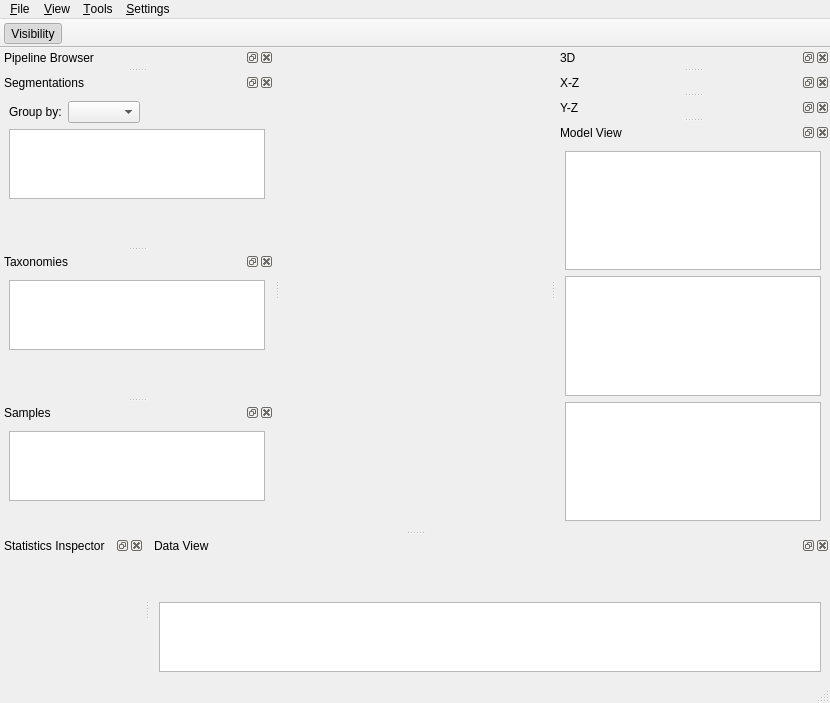
<?xml version="1.0" encoding="UTF-8"?>
<ui version="4.0">
 <class>pqClientMainWindow</class>
 <widget class="QMainWindow" name="pqClientMainWindow">
  <property name="geometry">
   <rect>
    <x>0</x>
    <y>0</y>
    <width>830</width>
    <height>700</height>
   </rect>
  </property>
  <property name="windowTitle">
   <string>MainWindow</string>
  </property>
  <property name="windowIcon">
   <iconset resource="rsc/espina.qrc">
    <normaloff>:/espina/editor.ico</normaloff>:/espina/editor.ico</iconset>
  </property>
  <property name="unifiedTitleAndToolBarOnMac">
   <bool>false</bool>
  </property>
  <widget class="QWidget" name="centralwidget">
   <layout class="QGridLayout" name="gridLayout">
    <property name="margin">
     <number>0</number>
    </property>
   </layout>
  </widget>
  <widget class="pqStatusBar" name="statusbar"/>
  <widget class="QDockWidget" name="statisticsDock">
   <property name="allowedAreas">
    <set>Qt::BottomDockWidgetArea|Qt::LeftDockWidgetArea|Qt::RightDockWidgetArea</set>
   </property>
   <property name="windowTitle">
    <string>Statistics Inspector</string>
   </property>
   <attribute name="dockWidgetArea">
    <number>8</number>
   </attribute>
   <widget class="pqDataInformationWidget" name="statisticsView"/>
  </widget>
  <widget class="QMenuBar" name="menubar">
   <property name="geometry">
    <rect>
     <x>0</x>
     <y>0</y>
     <width>830</width>
     <height>20</height>
    </rect>
   </property>
   <widget class="QMenu" name="menu_View">
    <property name="title">
     <string>&amp;View</string>
    </property>
   </widget>
   <widget class="QMenu" name="menuTools">
    <property name="tearOffEnabled">
     <bool>false</bool>
    </property>
    <property name="title">
     <string>&amp;Tools</string>
    </property>
   </widget>
   <widget class="QMenu" name="menuFile">
    <property name="title">
     <string>&amp;File</string>
    </property>
   </widget>
   <widget class="QMenu" name="menuSettings">
    <property name="title">
     <string>&amp;Settings</string>
    </property>
   </widget>
   <addaction name="menuFile"/>
   <addaction name="menu_View"/>
   <addaction name="menuTools"/>
   <addaction name="menuSettings"/>
  </widget>
  <widget class="QDockWidget" name="pipelineBrowserDock">
   <property name="enabled">
    <bool>true</bool>
   </property>
   <property name="allowedAreas">
    <set>Qt::LeftDockWidgetArea|Qt::RightDockWidgetArea</set>
   </property>
   <property name="windowTitle">
    <string>Pipeline Browser</string>
   </property>
   <attribute name="dockWidgetArea">
    <number>1</number>
   </attribute>
   <widget class="pqPipelineBrowserWidget" name="pipelineBrowser">
    <property name="contextMenuPolicy">
     <enum>Qt::ActionsContextMenu</enum>
    </property>
   </widget>
  </widget>
  <widget class="QDockWidget" name="volumeDock">
   <property name="windowTitle">
    <string>3D</string>
   </property>
   <attribute name="dockWidgetArea">
    <number>2</number>
   </attribute>
   <widget class="QWidget" name="volumeView"/>
  </widget>
  <widget class="QDockWidget" name="xzSliceDock">
   <property name="windowTitle">
    <string>X-Z</string>
   </property>
   <attribute name="dockWidgetArea">
    <number>2</number>
   </attribute>
   <widget class="QWidget" name="xzSliceView"/>
  </widget>
  <widget class="QDockWidget" name="yzSliceDock">
   <property name="windowTitle">
    <string>Y-Z</string>
   </property>
   <attribute name="dockWidgetArea">
    <number>2</number>
   </attribute>
   <widget class="QWidget" name="yzSliceView"/>
  </widget>
  <widget class="QToolBar" name="toolBar">
   <property name="windowTitle">
    <string>ESPINA Toolbar</string>
   </property>
   <property name="movable">
    <bool>false</bool>
   </property>
   <attribute name="toolBarArea">
    <enum>TopToolBarArea</enum>
   </attribute>
   <attribute name="toolBarBreak">
    <bool>false</bool>
   </attribute>
   <addaction name="toggleVisibility"/>
  </widget>
  <widget class="QDockWidget" name="segmentationEditor">
   <property name="windowTitle">
    <string>Segmentations</string>
   </property>
   <attribute name="dockWidgetArea">
    <number>1</number>
   </attribute>
   <widget class="QWidget" name="dockWidgetContents">
    <layout class="QVBoxLayout" name="verticalLayout">
     <item>
      <layout class="QHBoxLayout" name="horizontalLayout_2">
       <item>
        <widget class="QLabel" name="label">
         <property name="text">
          <string>Group by:</string>
         </property>
        </widget>
       </item>
       <item>
        <widget class="QComboBox" name="groupList"/>
       </item>
       <item>
        <spacer name="horizontalSpacer_2">
         <property name="orientation">
          <enum>Qt::Horizontal</enum>
         </property>
         <property name="sizeHint" stdset="0">
          <size>
           <width>40</width>
           <height>20</height>
          </size>
         </property>
        </spacer>
       </item>
      </layout>
     </item>
     <item>
      <widget class="QTreeView" name="segmentationView">
       <property name="acceptDrops">
        <bool>true</bool>
       </property>
       <property name="editTriggers">
        <set>QAbstractItemView::NoEditTriggers</set>
       </property>
       <property name="dragEnabled">
        <bool>true</bool>
       </property>
       <property name="dragDropMode">
        <enum>QAbstractItemView::InternalMove</enum>
       </property>
       <property name="defaultDropAction">
        <enum>Qt::MoveAction</enum>
       </property>
       <property name="selectionMode">
        <enum>QAbstractItemView::ExtendedSelection</enum>
       </property>
       <property name="animated">
        <bool>true</bool>
       </property>
       <attribute name="headerVisible">
        <bool>false</bool>
       </attribute>
      </widget>
     </item>
     <item>
      <layout class="QHBoxLayout" name="horizontalLayout">
       <item>
        <spacer name="horizontalSpacer">
         <property name="orientation">
          <enum>Qt::Horizontal</enum>
         </property>
         <property name="sizeHint" stdset="0">
          <size>
           <width>40</width>
           <height>20</height>
          </size>
         </property>
        </spacer>
       </item>
       <item>
        <widget class="QPushButton" name="segmentationInformation">
         <property name="sizePolicy">
          <sizepolicy hsizetype="Fixed" vsizetype="Fixed">
           <horstretch>0</horstretch>
           <verstretch>0</verstretch>
          </sizepolicy>
         </property>
         <property name="minimumSize">
          <size>
           <width>32</width>
           <height>32</height>
          </size>
         </property>
         <property name="maximumSize">
          <size>
           <width>32</width>
           <height>32</height>
          </size>
         </property>
         <property name="baseSize">
          <size>
           <width>32</width>
           <height>32</height>
          </size>
         </property>
         <property name="toolTip">
          <string>Show Segmentation Information</string>
         </property>
         <property name="text">
          <string/>
         </property>
         <property name="iconSize">
          <size>
           <width>22</width>
           <height>22</height>
          </size>
         </property>
         <property name="flat">
          <bool>true</bool>
         </property>
        </widget>
       </item>
       <item>
        <widget class="QPushButton" name="deleteSegmentation">
         <property name="sizePolicy">
          <sizepolicy hsizetype="Fixed" vsizetype="Fixed">
           <horstretch>0</horstretch>
           <verstretch>0</verstretch>
          </sizepolicy>
         </property>
         <property name="minimumSize">
          <size>
           <width>32</width>
           <height>32</height>
          </size>
         </property>
         <property name="maximumSize">
          <size>
           <width>32</width>
           <height>32</height>
          </size>
         </property>
         <property name="baseSize">
          <size>
           <width>32</width>
           <height>32</height>
          </size>
         </property>
         <property name="toolTip">
          <string>Delete selected segmentation</string>
         </property>
         <property name="text">
          <string/>
         </property>
         <property name="icon">
          <iconset resource="rsc/espina.qrc">
           <normaloff>:/espina/trash-full.svg</normaloff>:/espina/trash-full.svg</iconset>
         </property>
         <property name="iconSize">
          <size>
           <width>22</width>
           <height>22</height>
          </size>
         </property>
         <property name="flat">
          <bool>true</bool>
         </property>
        </widget>
       </item>
      </layout>
     </item>
    </layout>
   </widget>
  </widget>
  <widget class="QDockWidget" name="taxonomyEditor">
   <property name="windowTitle">
    <string>Taxonomies</string>
   </property>
   <attribute name="dockWidgetArea">
    <number>1</number>
   </attribute>
   <widget class="QWidget" name="dockWidgetContents_2">
    <layout class="QVBoxLayout" name="verticalLayout_2">
     <item>
      <widget class="QTreeView" name="taxonomyView">
       <property name="headerHidden">
        <bool>true</bool>
       </property>
      </widget>
     </item>
     <item>
      <layout class="QHBoxLayout" name="horizontalLayout_3">
       <item>
        <spacer name="horizontalSpacer_3">
         <property name="orientation">
          <enum>Qt::Horizontal</enum>
         </property>
         <property name="sizeHint" stdset="0">
          <size>
           <width>40</width>
           <height>20</height>
          </size>
         </property>
        </spacer>
       </item>
       <item>
        <widget class="QPushButton" name="taxonomyColorSelector">
         <property name="sizePolicy">
          <sizepolicy hsizetype="Fixed" vsizetype="Fixed">
           <horstretch>0</horstretch>
           <verstretch>0</verstretch>
          </sizepolicy>
         </property>
         <property name="minimumSize">
          <size>
           <width>32</width>
           <height>32</height>
          </size>
         </property>
         <property name="maximumSize">
          <size>
           <width>32</width>
           <height>32</height>
          </size>
         </property>
         <property name="baseSize">
          <size>
           <width>32</width>
           <height>32</height>
          </size>
         </property>
         <property name="toolTip">
          <string>Change taxomy node color</string>
         </property>
         <property name="text">
          <string/>
         </property>
         <property name="icon">
          <iconset resource="rsc/espina.qrc">
           <normaloff>:/espina/rainbow.svg</normaloff>:/espina/rainbow.svg</iconset>
         </property>
         <property name="iconSize">
          <size>
           <width>22</width>
           <height>22</height>
          </size>
         </property>
         <property name="flat">
          <bool>true</bool>
         </property>
        </widget>
       </item>
       <item>
        <widget class="QPushButton" name="addTaxonomy">
         <property name="sizePolicy">
          <sizepolicy hsizetype="Fixed" vsizetype="Fixed">
           <horstretch>0</horstretch>
           <verstretch>0</verstretch>
          </sizepolicy>
         </property>
         <property name="minimumSize">
          <size>
           <width>32</width>
           <height>32</height>
          </size>
         </property>
         <property name="maximumSize">
          <size>
           <width>32</width>
           <height>32</height>
          </size>
         </property>
         <property name="baseSize">
          <size>
           <width>32</width>
           <height>32</height>
          </size>
         </property>
         <property name="toolTip">
          <string>Add taxonomy node</string>
         </property>
         <property name="text">
          <string/>
         </property>
         <property name="icon">
          <iconset resource="rsc/espina.qrc">
           <normaloff>:/espina/add.svg</normaloff>:/espina/add.svg</iconset>
         </property>
         <property name="iconSize">
          <size>
           <width>22</width>
           <height>22</height>
          </size>
         </property>
         <property name="flat">
          <bool>true</bool>
         </property>
        </widget>
       </item>
       <item>
        <widget class="QPushButton" name="addTaxonomyChild">
         <property name="sizePolicy">
          <sizepolicy hsizetype="Fixed" vsizetype="Fixed">
           <horstretch>0</horstretch>
           <verstretch>0</verstretch>
          </sizepolicy>
         </property>
         <property name="minimumSize">
          <size>
           <width>32</width>
           <height>32</height>
          </size>
         </property>
         <property name="maximumSize">
          <size>
           <width>32</width>
           <height>32</height>
          </size>
         </property>
         <property name="baseSize">
          <size>
           <width>32</width>
           <height>32</height>
          </size>
         </property>
         <property name="toolTip">
          <string>Add subtaxonomy node</string>
         </property>
         <property name="text">
          <string/>
         </property>
         <property name="icon">
          <iconset resource="rsc/espina.qrc">
           <normaloff>:/espina/add_child.svg</normaloff>:/espina/add_child.svg</iconset>
         </property>
         <property name="iconSize">
          <size>
           <width>22</width>
           <height>22</height>
          </size>
         </property>
         <property name="flat">
          <bool>true</bool>
         </property>
        </widget>
       </item>
       <item>
        <widget class="QPushButton" name="removeTaxonomy">
         <property name="sizePolicy">
          <sizepolicy hsizetype="Fixed" vsizetype="Fixed">
           <horstretch>0</horstretch>
           <verstretch>0</verstretch>
          </sizepolicy>
         </property>
         <property name="minimumSize">
          <size>
           <width>32</width>
           <height>32</height>
          </size>
         </property>
         <property name="maximumSize">
          <size>
           <width>32</width>
           <height>32</height>
          </size>
         </property>
         <property name="baseSize">
          <size>
           <width>32</width>
           <height>32</height>
          </size>
         </property>
         <property name="toolTip">
          <string>Remove taxonomy node</string>
         </property>
         <property name="text">
          <string/>
         </property>
         <property name="icon">
          <iconset resource="rsc/espina.qrc">
           <normaloff>:/espina/remove.svg</normaloff>:/espina/remove.svg</iconset>
         </property>
         <property name="iconSize">
          <size>
           <width>22</width>
           <height>22</height>
          </size>
         </property>
         <property name="flat">
          <bool>true</bool>
         </property>
        </widget>
       </item>
      </layout>
     </item>
    </layout>
   </widget>
  </widget>
  <widget class="QDockWidget" name="sampleEditor">
   <property name="windowTitle">
    <string>Samples</string>
   </property>
   <attribute name="dockWidgetArea">
    <number>1</number>
   </attribute>
   <widget class="QWidget" name="sampleEditorDock">
    <layout class="QVBoxLayout" name="verticalLayout_3">
     <item>
      <widget class="QListView" name="sampleView"/>
     </item>
     <item>
      <layout class="QHBoxLayout" name="horizontalLayout_4">
       <item>
        <spacer name="horizontalSpacer_4">
         <property name="orientation">
          <enum>Qt::Horizontal</enum>
         </property>
         <property name="sizeHint" stdset="0">
          <size>
           <width>40</width>
           <height>20</height>
          </size>
         </property>
        </spacer>
       </item>
      </layout>
     </item>
    </layout>
   </widget>
  </widget>
  <widget class="QDockWidget" name="modelsDock">
   <property name="enabled">
    <bool>true</bool>
   </property>
   <property name="windowTitle">
    <string>Model View</string>
   </property>
   <attribute name="dockWidgetArea">
    <number>2</number>
   </attribute>
   <widget class="QWidget" name="dockWidgetContents_3">
    <layout class="QVBoxLayout" name="verticalLayout_4">
     <item>
      <widget class="QTreeView" name="modelo">
       <property name="acceptDrops">
        <bool>true</bool>
       </property>
       <property name="dragEnabled">
        <bool>true</bool>
       </property>
       <property name="dragDropMode">
        <enum>QAbstractItemView::InternalMove</enum>
       </property>
       <property name="defaultDropAction">
        <enum>Qt::MoveAction</enum>
       </property>
      </widget>
     </item>
     <item>
      <widget class="QTreeView" name="taxonomias"/>
     </item>
     <item>
      <widget class="QTreeView" name="samples"/>
     </item>
    </layout>
   </widget>
  </widget>
  <widget class="QDockWidget" name="dataDock">
   <property name="windowTitle">
    <string>Data View</string>
   </property>
   <attribute name="dockWidgetArea">
    <number>8</number>
   </attribute>
   <widget class="QWidget" name="dockWidgetContents_4">
    <layout class="QVBoxLayout" name="verticalLayout_5">
     <item>
      <layout class="QHBoxLayout" name="horizontalLayout_5">
       <item>
        <widget class="QPushButton" name="refreshView">
         <property name="sizePolicy">
          <sizepolicy hsizetype="Fixed" vsizetype="Fixed">
           <horstretch>0</horstretch>
           <verstretch>0</verstretch>
          </sizepolicy>
         </property>
         <property name="minimumSize">
          <size>
           <width>32</width>
           <height>32</height>
          </size>
         </property>
         <property name="maximumSize">
          <size>
           <width>32</width>
           <height>32</height>
          </size>
         </property>
         <property name="baseSize">
          <size>
           <width>32</width>
           <height>32</height>
          </size>
         </property>
         <property name="toolTip">
          <string>Change taxomy node color</string>
         </property>
         <property name="text">
          <string/>
         </property>
         <property name="icon">
          <iconset resource="rsc/espina.qrc">
           <normaloff>:/espina/view-refresh.svg</normaloff>:/espina/view-refresh.svg</iconset>
         </property>
         <property name="iconSize">
          <size>
           <width>22</width>
           <height>22</height>
          </size>
         </property>
         <property name="flat">
          <bool>true</bool>
         </property>
        </widget>
       </item>
       <item>
        <widget class="QPushButton" name="writeDataToFile">
         <property name="sizePolicy">
          <sizepolicy hsizetype="Fixed" vsizetype="Fixed">
           <horstretch>0</horstretch>
           <verstretch>0</verstretch>
          </sizepolicy>
         </property>
         <property name="minimumSize">
          <size>
           <width>32</width>
           <height>32</height>
          </size>
         </property>
         <property name="maximumSize">
          <size>
           <width>32</width>
           <height>32</height>
          </size>
         </property>
         <property name="baseSize">
          <size>
           <width>32</width>
           <height>32</height>
          </size>
         </property>
         <property name="toolTip">
          <string>Add taxonomy node</string>
         </property>
         <property name="text">
          <string/>
         </property>
         <property name="iconSize">
          <size>
           <width>22</width>
           <height>22</height>
          </size>
         </property>
         <property name="flat">
          <bool>true</bool>
         </property>
        </widget>
       </item>
       <item>
        <spacer name="horizontalSpacer_5">
         <property name="orientation">
          <enum>Qt::Horizontal</enum>
         </property>
         <property name="sizeHint" stdset="0">
          <size>
           <width>40</width>
           <height>20</height>
          </size>
         </property>
        </spacer>
       </item>
      </layout>
     </item>
     <item>
      <widget class="QTableView" name="dataView">
       <property name="selectionBehavior">
        <enum>QAbstractItemView::SelectRows</enum>
       </property>
       <attribute name="verticalHeaderVisible">
        <bool>false</bool>
       </attribute>
      </widget>
     </item>
    </layout>
   </widget>
  </widget>
  <action name="actionUndo">
   <property name="icon">
    <iconset resource="rsc/espina.qrc">
     <normaloff>:/espina/edit-undo.svg</normaloff>:/espina/edit-undo.svg</iconset>
   </property>
   <property name="text">
    <string>Undo</string>
   </property>
   <property name="toolTip">
    <string>Undo last action</string>
   </property>
   <property name="shortcut">
    <string>Ctrl+Z</string>
   </property>
  </action>
  <action name="actionRedo">
   <property name="icon">
    <iconset resource="rsc/espina.qrc">
     <normaloff>:/espina/edit-redo.svg</normaloff>:/espina/edit-redo.svg</iconset>
   </property>
   <property name="text">
    <string>Redo</string>
   </property>
   <property name="toolTip">
    <string>Re-do previously undo action</string>
   </property>
   <property name="shortcut">
    <string>Ctrl+Y</string>
   </property>
  </action>
  <action name="toggleVisibility">
   <property name="checkable">
    <bool>true</bool>
   </property>
   <property name="checked">
    <bool>true</bool>
   </property>
   <property name="icon">
    <iconset resource="rsc/espina.qrc">
     <normaloff>:/espina/show_all.svg</normaloff>:/espina/show_all.svg</iconset>
   </property>
   <property name="text">
    <string>Visibility</string>
   </property>
   <property name="toolTip">
    <string>Turn Visibility On/Off</string>
   </property>
   <property name="shortcut">
    <string>Space</string>
   </property>
  </action>
  <action name="actionRemoveSegmentation">
   <property name="checkable">
    <bool>true</bool>
   </property>
   <property name="icon">
    <iconset resource="rsc/espina.qrc">
     <normaloff>:/espina/removeSeg.svg</normaloff>:/espina/removeSeg.svg</iconset>
   </property>
   <property name="text">
    <string>Remove Segmentation</string>
   </property>
   <property name="toolTip">
    <string>Remove Segmentation on click</string>
   </property>
  </action>
 </widget>
 <customwidgets>
  <customwidget>
   <class>pqPipelineBrowserWidget</class>
   <extends>QWidget</extends>
   <header>pqPipelineBrowserWidget.h</header>
   <container>1</container>
  </customwidget>
  <customwidget>
   <class>pqDataInformationWidget</class>
   <extends>QWidget</extends>
   <header>pqDataInformationWidget.h</header>
   <container>1</container>
  </customwidget>
  <customwidget>
   <class>pqStatusBar</class>
   <extends>QStatusBar</extends>
   <header>pqStatusBar.h</header>
  </customwidget>
 </customwidgets>
 <resources>
  <include location="rsc/espina.qrc"/>
 </resources>
 <connections/>
</ui>
